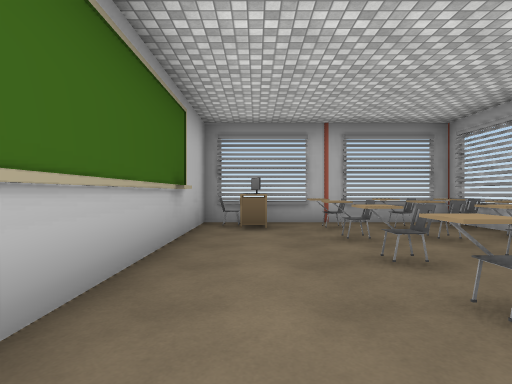
[1] (above)

18 first-person views from a walk through a scene from a Unity 3-D project. The camera is 1.3 m above the floor, looks level and sees 80° across. The floor is counted in squares, 2 m on a side. Each view is taken from the middle of a square. On the plan, view 1 faces up. The plan holds only what a view shows up to about 10 squares ahead; the rest is blank. The player is left out. Some surface patterns are stand-ins.

[2]
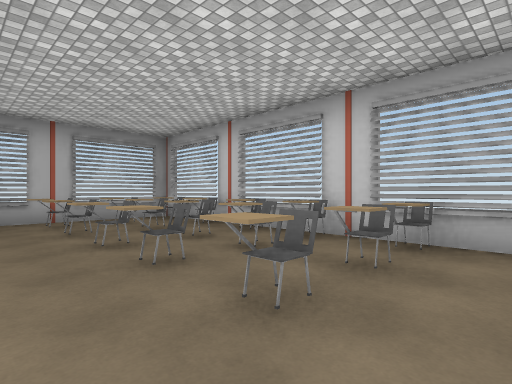

[3]
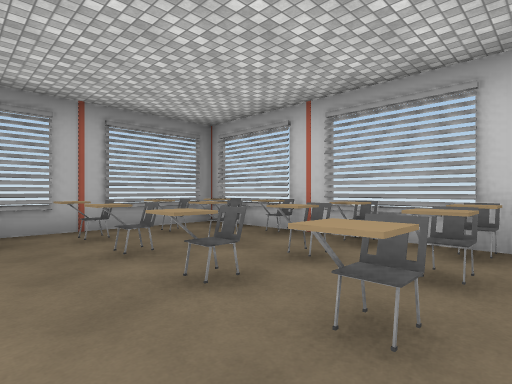

[4]
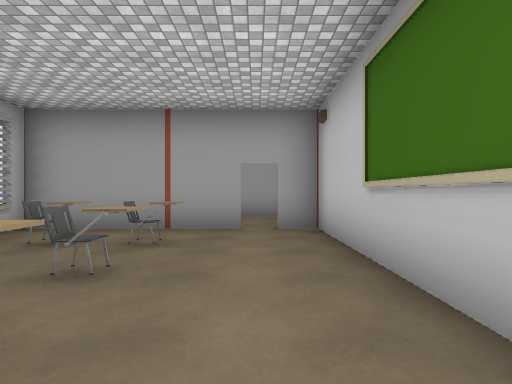

[5]
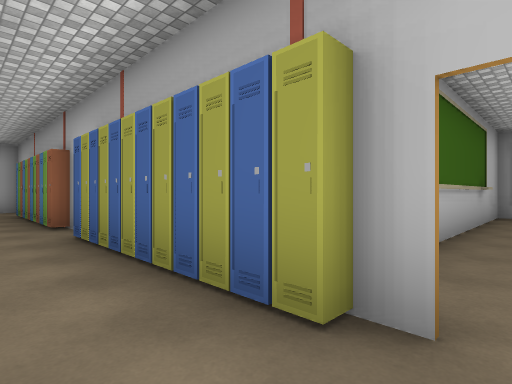

[6]
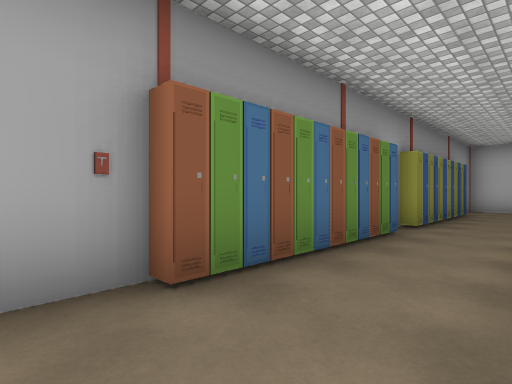

[7]
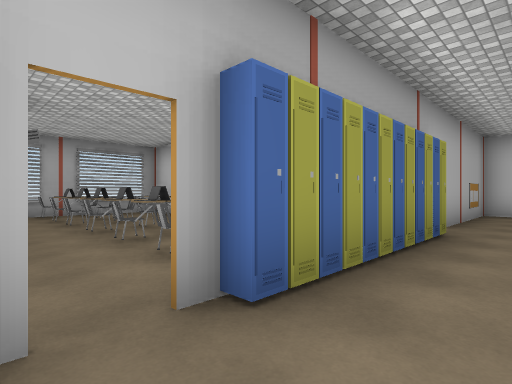

[8]
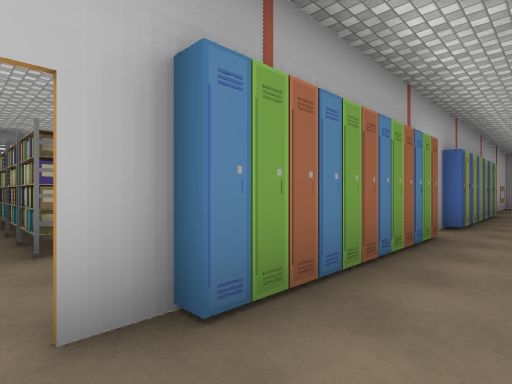

[9]
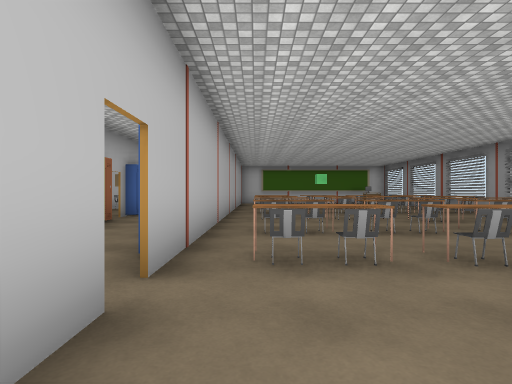

[10]
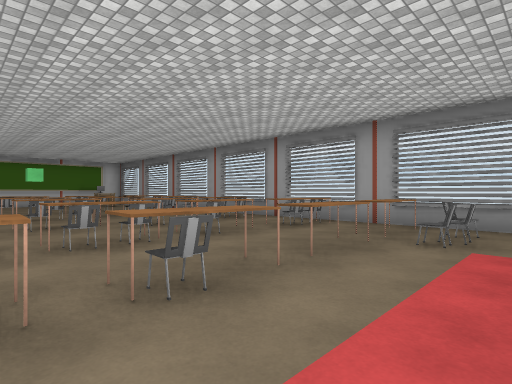

[11]
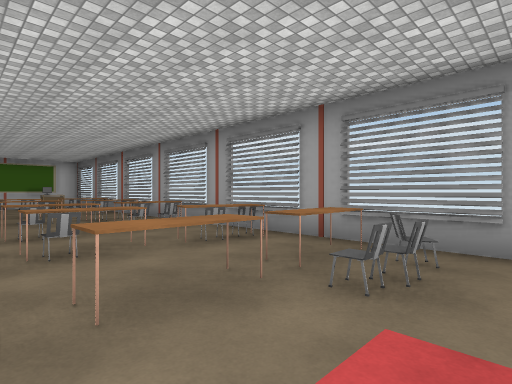

[12]
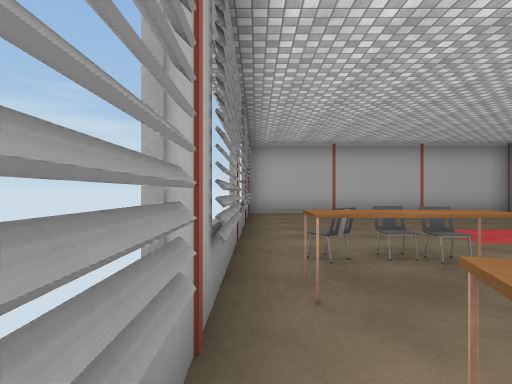

[13]
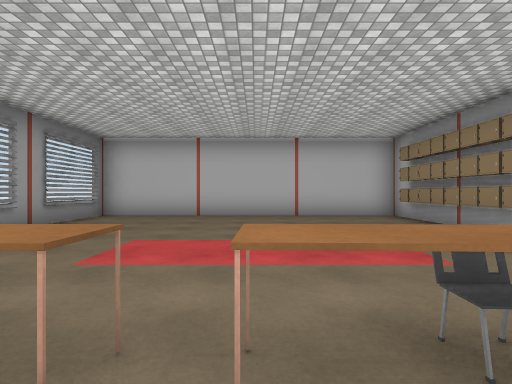

[14]
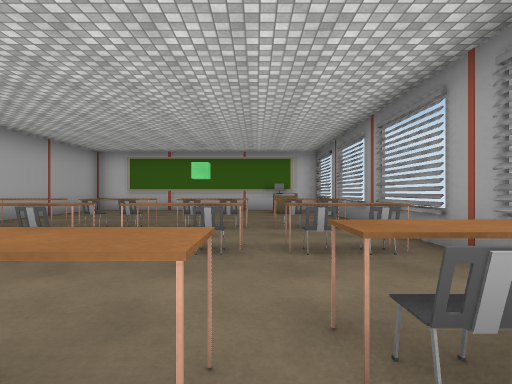

[15]
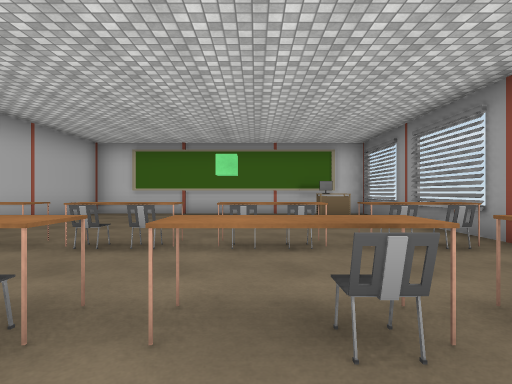

[16]
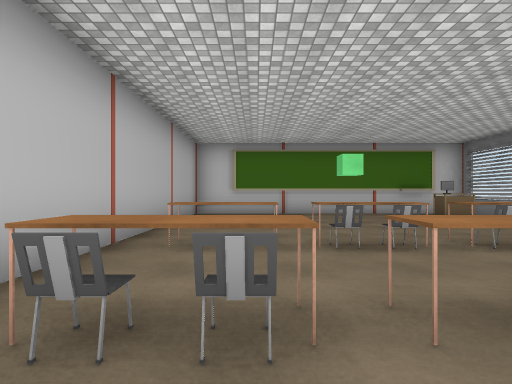

[17]
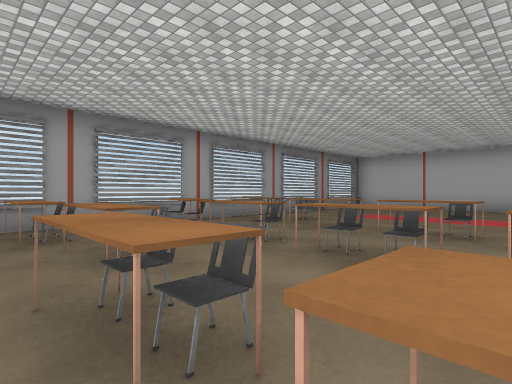

[18]
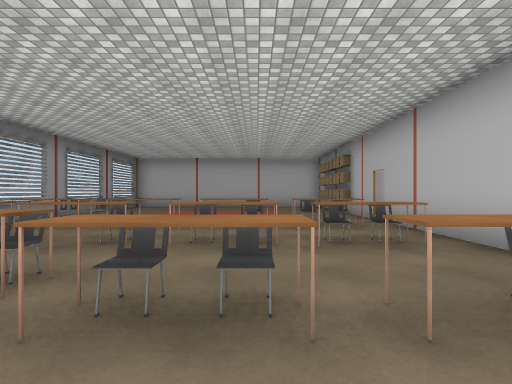

### Floor plan
Points are (right, up) in squares from view 1. A wall is a line through its corners. A room is listed if a view was taken in it or the views show most of it. See-through windows are left out.
Room 1 (views 1, 2, 3, 4)
walls: (4.2, 0.8) (4.2, 1.2); (4.2, 5.4) (4.2, 6.6) (-1.1, 6.6) (-1.1, -1.4); (0.2, -1.4) (4.2, -1.4); (4.2, -2.1) (4.2, -0.9)
ways out: opening at (0, -1) to room 2
objects: other object (-1, 6); table (0, 5); other object (0, 6); chair (1, 0); chair (1, 2); chair (1, 3); chair (1, 4) to (2, 4); chair (1, 5) to (1, 6); chair (2, 0); chair (2, 2); chair (2, 5) to (2, 6); chair (3, 3); chair (3, 4); chair (3, 5) to (4, 6); chair (4, 0); chair (4, 2); chair (4, 3); chair (4, 4)
Room 2 (views 5, 6, 7, 8, 9, 10, 11, 12, 13, 14, 15, 16, 17, 18)
walls: (-11.2, -4.2) (-12.4, -4.2); (-0.5, -4.1) (0.5, -4.1); (0.5, -4.2) (-0.6, -4.2); (-0.4, -1.5) (-0.9, -1.5); (-12, -1.5) (-12, -4.1); (-16.4, -4.2) (-17.4, -4.2) (-17.4, -12.2) (4.2, -12.2) (4.2, -4.2) (3.4, -4.2); (4.1, -1.5) (0.5, -1.5); (4, -11.1) (4, -10.2); (-1.4, 6.6) (-4.6, 6.6)
low walls: (-5.3, -5.9) (-5.3, -6.3) (-5.9, -6.3); (-3.7, -7.4) (-3.7, -6.7) (-3.2, -6.7); (-9.8, -7.5) (-9.8, -8.1); (-0.9, -6.3) (-1.4, -6.3) (-1.4, -4.9); (-10.3, -8.1) (-10.2, -7.3); (-0.9, -8) (-1.4, -8) (-1.4, -6.6)
ways out: opening at (0, -1) to room 1
objects: other object (-16, -4); locker (-15, -4); locker (-14, -4); locker (-13, -4); chair (-11, -11); chair (-11, -10); table (-10, -11); table (-10, -9); chair (-10, -7); chair (-10, -6); chair (-10, -5); other object (-10, -4); locker (-10, -2); rack (-10, 1) to (-10, 2); rack (-10, 3); rack (-10, 4); other object (-9, -4); locker (-9, -2); chair (-8, -11); table (-8, -10); chair (-8, -9); chair (-8, -8); chair (-8, -7); chair (-8, -6); chair (-8, -5); locker (-8, -4); locker (-8, -3); locker (-8, -2); locker (-7, -4); locker (-7, -2); other object (-6, -12); table (-6, -11); table (-6, -10); chair (-6, -9); chair (-6, -8); chair (-6, -7); other object (-6, -5); locker (-6, -4); locker (-6, -2); chair (-5, -11); locker (-5, -4); locker (-5, -2); other object (-5, -1); chair (-4, -12); table (-4, -11); chair (-4, -10); table (-4, -9) to (-3, -9); chair (-4, -8); chair (-4, -6); chair (-4, -5); locker (-4, -4); locker (-4, -2); chair (-4, 0); other object (-4, 1); chair (-4, 2); chair (-4, 3); other object (-4, 4); other object (-4, 5); other object (-4, 6); chair (-3, -11); locker (-3, -4); locker (-3, -2); other object (-3, 1); other object (-3, 2) to (-3, 3); other object (-3, 4); other object (-3, 5); other object (-3, 6); chair (-2, -11); chair (-2, -10); chair (-2, -9); chair (-2, -8); chair (-2, -7); locker (-2, -4); locker (-2, -2); other object (-2, 5); table (-1, -11); table (-1, -9); locker (-1, -4); locker (-1, -2); table (2, -11)

Positions as (right, up) in squares from view 1, and headings:
1: (0, 0), facing up
2: (0, -1), facing up-right
3: (0, 1), facing up-right
4: (0, 4), facing down
5: (0, -3), facing up-left
6: (0, -2), facing down-left
7: (-6, -3), facing up-right
8: (-11, -3), facing up-right
9: (-13, -5), facing right
10: (-12, -6), facing down-right
11: (-12, -8), facing down-right
12: (-8, -12), facing left
13: (-9, -8), facing left
14: (-7, -10), facing right
15: (-5, -9), facing right
16: (-5, -6), facing right
17: (-5, -6), facing down-left
18: (-4, -7), facing left
